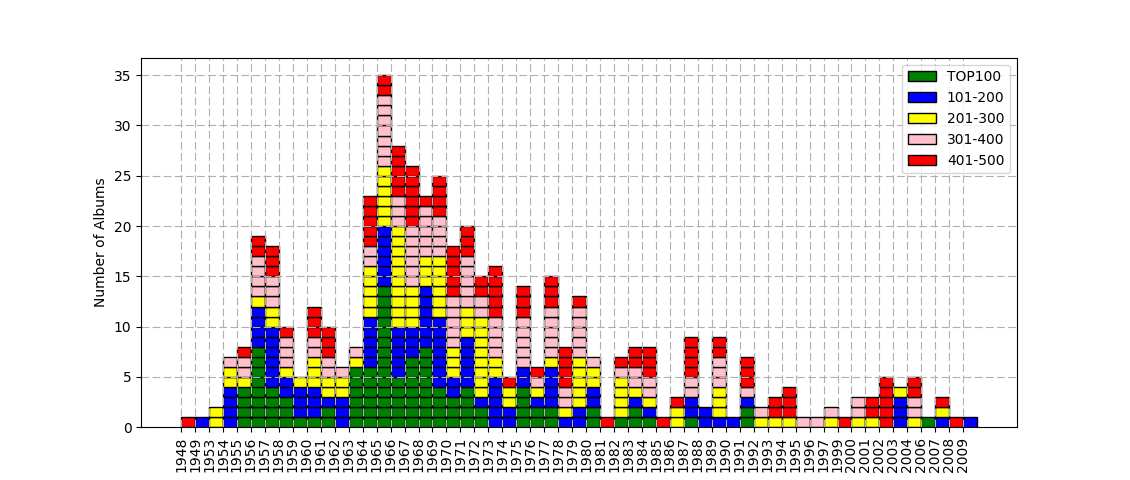

Write the Python code that produced this figure.
#encoding=utf-8
'''
Created on 2016��11��26��

@author: FengGaojie
'''
import numpy as np
import matplotlib.pyplot as plt
import matplotlib# 
x_div = np.linspace(1, 57, 57)    # the x locations for the groups
# x_width = 1       # the width of the bars: can also be len(x) sequence
# y_div = np.linspace(1, 36, 36)    # the x locations for the groups
# y_width = 0.55
# 
# top100=[0,0,0,0,4,8,4,3,1,1,2,0,6,6,14,5,7,8,4,3,4,2,0,0,4,2,2,0,0,2,0,1,2,1,0,0,1,0,0,0,2,0,0,0,0,0,0,0,0,0,0,0,0,1,0,0,0]
# data101_200=[0,1,0,4,0,4,6,2,3,3,1,3,0,5,6,5,3,6,7,2,5,1,5,2,2,1,4,1,2,2,0,0,1,1,0,0,2,2,1,1,1,0,0,0,0,0,0,0,0,0,0,3,0,0,1,0,1]
# data201_300=[0,0,2,2,1,1,2,1,1,3,2,2,1,5,6,10,4,3,6,3,3,8,2,2,0,1,1,1,5,2,0,4,1,1,0,2,0,0,3,0,0,1,1,1,0,0,1,0,1,1,0,1,1,0,1,0,0]
# data301_400=[0,0,0,1,2,4,3,3,0,2,2,1,1,2,7,3,6,5,4,5,5,2,4,0,5,1,5,2,5,1,0,1,2,2,0,0,2,0,3,0,1,1,0,0,1,1,1,0,2,0,0,0,2,0,0,0,0]
# data401_500=[1,0,0,0,1,2,3,1,0,3,3,0,0,5,2,5,6,1,4,5,3,2,5,1,3,1,3,4,1,0,1,1,2,3,1,1,4,0,2,0,3,0,2,3,0,0,0,1,0,2,5,0,2,0,1,1,0]

fig=plt.figure()
ax=fig.add_subplot(111)
# ax.set_title('click on point to plot time series')
# ax.bar(1,1,1)
# line, = ax.plot(np.random.rand(100), 'o', picker=5)

data=np.loadtxt('data.csv', delimiter=',',skiprows=1,
                dtype=bytes).astype(str)#也可以用dtype={'names':'','formats':'S100'}表示，但在python3.5中，由于导入结果奖杯编码为bytes，所以建议使用astype（str）
indexer=dict()
i=0
j=0
oldyear=newyear=""
for d in data:
    newyear=d[0]
    ranking=int(d[1])
    if(newyear==oldyear):
        j+=1
        d=np.append(d,i)
        d=np.append(d,j)
        indexer[str(i)+str(j)]=d
        if ranking>=1 and ranking<=100:
            ax.bar(i, 1, 1, color='g',bottom=j,edgecolor='k',picker=True)
        elif ranking>=101 and ranking<=200:
            ax.bar(i, 1, 1, color='b',bottom=j,edgecolor='k',picker=True)
        elif ranking>=201 and ranking<=300:
            ax.bar(i, 1, 1, color='#FFFF00',bottom=j,edgecolor='k',picker=True)
        elif ranking>=301 and ranking<=400:
            ax.bar(i, 1, 1, color='#FFC0CB',bottom=j,edgecolor='k',picker=True)
        elif ranking>=401 and ranking<=500:
            ax.bar(i, 1, 1, color='r',bottom=j,edgecolor='k',picker=True)
    else:
        i+=1
        j=0
        d=np.append(d,i)
        d=np.append(d,j)
        indexer[str(i)+str(j)]=d
#         print(i," ",j)
        if ranking>=1 and ranking<=100:
            p1=ax.bar(i, 1, 1, color='g',bottom=j,edgecolor='k',picker=True)
        elif ranking>=101 and ranking<=200:
            p2=ax.bar(i, 1, 1, color='b',bottom=j,edgecolor='k',picker=True)
        elif ranking>=201 and ranking<=300:
            p3=ax.bar(i, 1, 1, color='#FFFF00',bottom=j,edgecolor='k',picker=True)
        elif ranking>=301 and ranking<=400:
            p4=ax.bar(i, 1, 1, color='#FFC0CB',bottom=j,edgecolor='k',picker=True)
        elif ranking>=401 and ranking<=500:
            p5=ax.bar(i, 1, 1, color='r',bottom=j,edgecolor='k',picker=True)
    oldyear=newyear
#     print(d)
# print(indexer)

for label in ax.get_xticklabels(): 
                label.set_picker(True)

def onclick(event):
                if isinstance(event.artist, matplotlib.pyplot.Rectangle):
                    rect = event.artist#matplotlib中Rectangle的x就是index
                    bar_x=np.int(rect.get_x())
                    bar_y=np.int(rect.get_y())
                    album_index=str(bar_x)+str(bar_y)
#                     print(np.int(rect.get_x()),np.int(rect.get_y()))
                    plt.title('Rolling Stone TOP 500 songs'+'    Album:'+indexer[album_index][2]+'     Writers:'+indexer[album_index][3])
                    print(indexer[album_index][2],indexer[album_index][3])
#                     t1=ax.text(30,30,'Album:'+indexer[album_index][2])
#                     t2=ax.text(30,25,'Writers:'+indexer[album_index][3])
                 
#     print(d[0]," "+d[1]," "+d[2]," "+d[3])
N = 50
x = [1,2,3,4,5,6,7,8,9,10]
y1 = [1,1,0,1,1,1,1,1,1,1]
y2 = [1,0,0,1,0,1,1,1,1,1]
# p1 = plt.bar(x_div, top100, x_width, color='g')
# p2 = plt.bar(x_div, data101_200, x_width, color='b',
#              bottom=top100)
# p3 = plt.bar(x_div, data201_300, x_width, color='y',
#              bottom=np.add(data101_200,top100))
# p4 = plt.bar(x_div, data301_400, x_width, color='c',
#              bottom=np.add(np.add(data101_200,top100),data201_300))
# p5 = plt.bar(x_div, data401_500, x_width, color='r',
#              bottom=np.add(np.add(np.add(data101_200,top100),data201_300),data301_400))
plt.ylabel('Number of Albums')

plt.xticks(x_div, ("1948","1949","1953","1954","1955","1956","1957","1958","1959","1960","1961","1962","1963","1964","1965","1966","1967","1968","1969","1970","1971","1972","1973","1974","1975","1976","1977","1978","1979","1980","1981","1982","1983","1984","1985","1986","1987","1988","1989","1990","1991","1992","1993","1994","1995","1996","1997","1999","2000","2001","2002","2003","2004","2006","2007","2008","2009"),rotation=90)
 
plt.grid(which='major',linestyle='--',)
# plt.yticks(np.arange(0,36,1),('','',2,'',4,'',6,'',8,'',10,'',12,'',14,'',16,'',18,'',20,'',22,'',24,'',26,'',28,'',30,'',32,'',34,'',36))
plt.legend((p1[0], p2[0],p3[0],p4[0],p5[0]), ('TOP100', '101-200','201-300','301-400','401-500'))
fig.canvas.mpl_connect('pick_event', onclick)
plt.show()
#以上是bar

plt.show()
